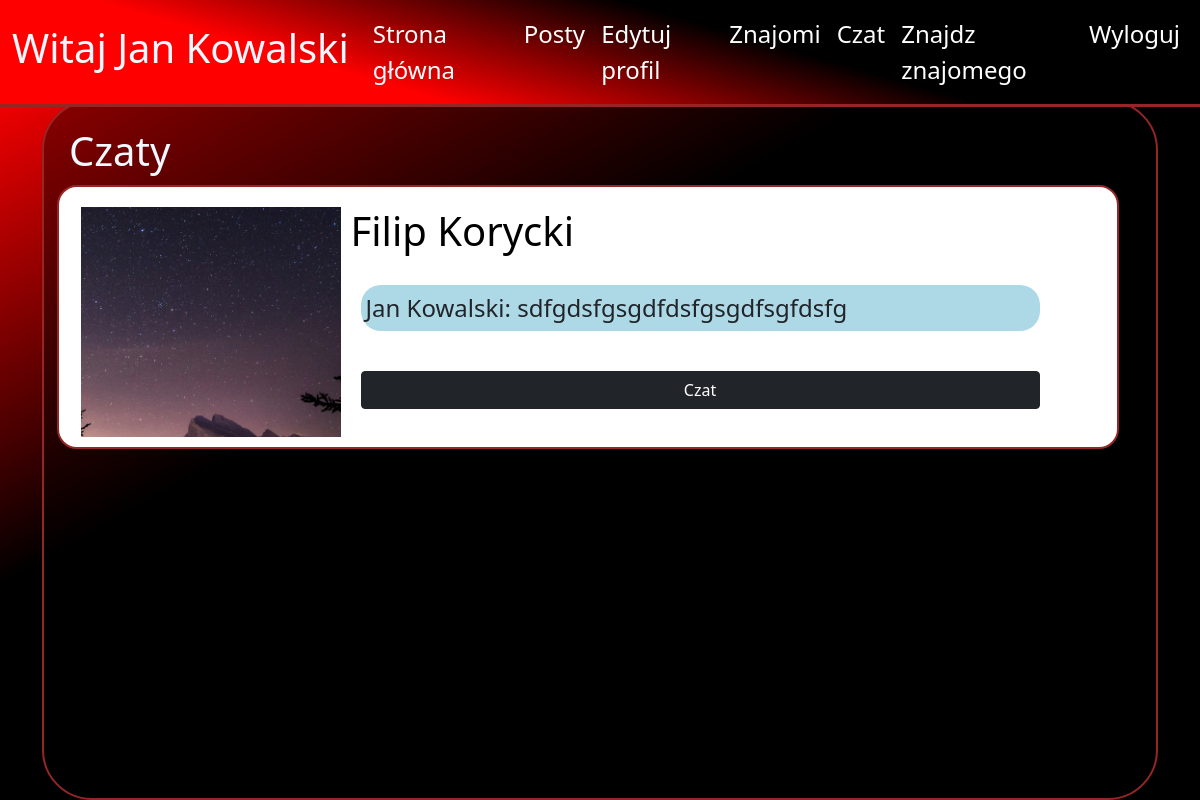
The app's page /all_chats (signed in), older data.
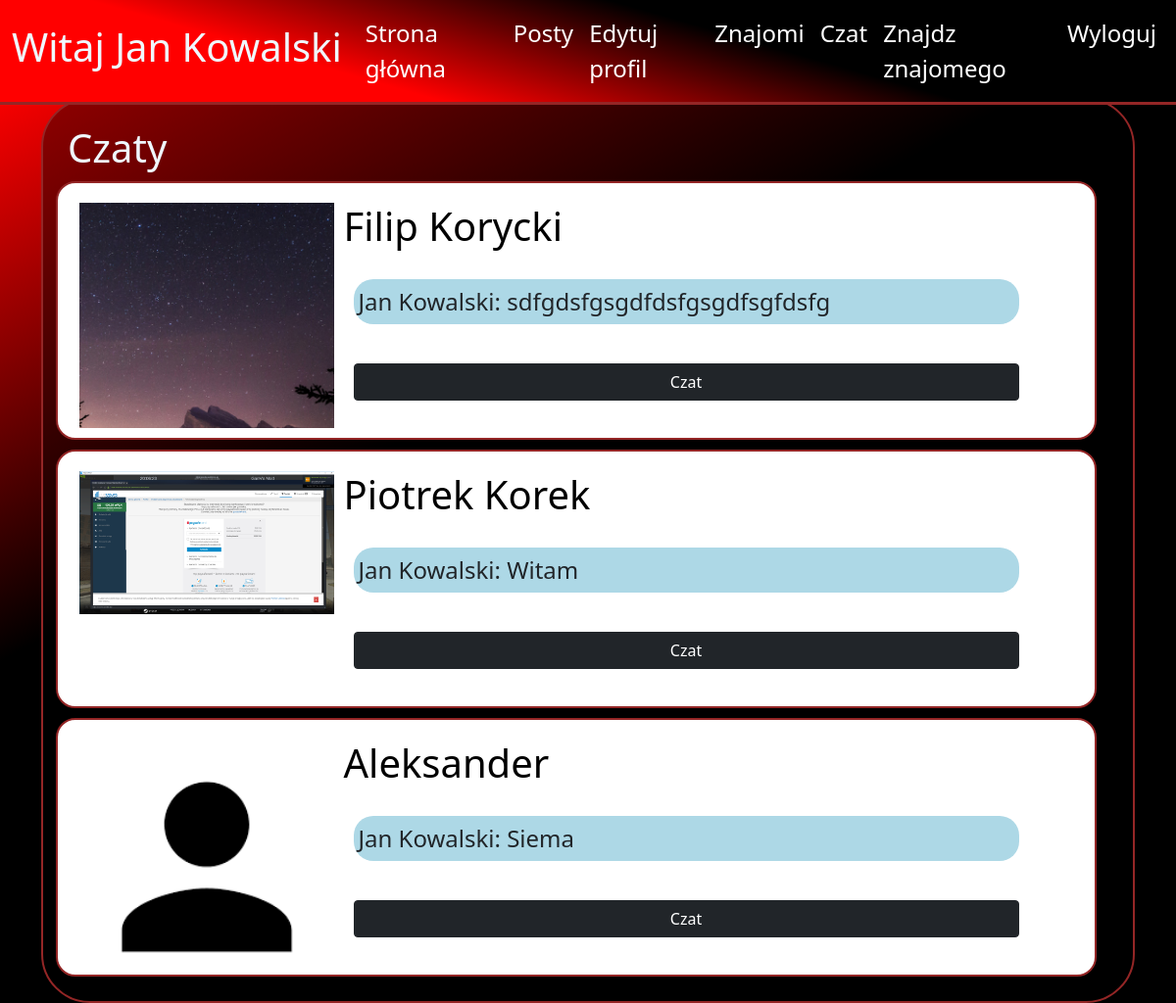
The same page, newer data.
### blog/models.py (models this page shows, shortened)
class Profile(models.Model):
    user = models.OneToOneField(User, null=True, on_delete=models.CASCADE)
    birth_date = models.DateField(blank=True,null=True)
    description = models.TextField(blank=True,null=True)
    first_name = models.CharField(blank=True, null=True, max_length=40)
    last_name = models.CharField(blank=True, null=True, max_length=40)
    country = models.CharField(blank=True, null=True, max_length=40)
    city = models.CharField(blank=True, null=True, max_length=40)
    height = models.DecimalField(blank=True,null=True, decimal_places=0, max_digits=120)
    weight = models.DecimalField(blank=True,null=True, decimal_places=0, max_digits=120)
    gender = models.CharField(blank=True,null=True, max_length=222)
    friends = models.ManyToManyField('self', blank=True)
    images = models.ManyToManyField("ProfileImage", related_name='+',blank=True)
    chats = models.ManyToManyField("ChatBox", related_name='+',blank=True)
    posts = models.ManyToManyField("Post", related_name='+',blank=True)
    def get_name(self):
        if self.first_name and self.last_name:
            return str(str(self.first_name)+" "+str(self.last_name)) #+" ("+str(self.user.username)+")"
        elif self.first_name:
            return self.first_name
        else:
            return self.user.username

class ChatBox(models.Model):
    date = models.DateField(auto_now_add=True)
    messages = models.ManyToManyField("ChatMessage", related_name='+', blank=True)
    users = models.ManyToManyField("Profile", related_name='+',blank=True)
    def get_last_message(self):
        last_message = self.messages.all().latest("date")
        return last_message

class ChatMessage(models.Model):
    content = models.CharField(max_length=300)
    owner = models.ForeignKey(Profile, related_name='+', null=True,on_delete=models.CASCADE)
    date = models.DateTimeField(auto_now_add=True)
    chat = models.ManyToManyField("ChatBox", related_name='+')
    displayed = models.BooleanField(default=False)
    def __str__(self):
        return str(self.owner.get_name())+ ": " +str(self.content)

### blog/views.py (the view)
# urls.py: path('all_chats', views.AllProfileChats.as_view(), name='all_chats'),
class AllProfileChats(View):
    def get(self, request):
        context={}
        current_user = request.user.profile
        if not current_user == request.user.profile:
            return redirect('auth_error')
        context["chats"] =  current_user.chats.all()
        return render(request,"blog/all_chats.html", context)

### blog/templates/blog/all_chats.html (shortened to what this page needs)
{% extends "blog/base.html"%}
{%load static%}
{%block content%}
<div class="container background_v1" >
<h1>Czaty</h1>
    {%for chat in chats%}
        <div class="all_chats_chat row">
            {%for chat_user in chat.users.all%}
                {%if not chat_user == user.profile%}
                    {%for image in chat_user.images.all%}
                        {%if forloop.last%}
                        <div style="position:relative;" class="all_chats_image_box col-md-4">
                            <div class="all_chats_fake_box"></div>
                        </div>
                        {%endif%}
                    {%empty%}
                    <div style="position:relative;" class="all_chats_image_box col-md-4">
                        <div class="all_chats_fake_box"></div>
                    </div>
                    {%endfor%}
                    <div class="col-md-9">
                        <h1 class="all_chats_name"> {{chat_user.get_name}} </h1>
                        <div class='all_chats_lastmessage'>
                            {{chat.get_last_message|truncatechars:70 }}
                        </div>
                        <a href="{% url 'chat' chat.id%}" style="width:90%; margin:20px;" class="btn btn-dark">Czat</a>
                    </div>
                {%endif%}
            {%endfor%}
        </div>
    {%endfor%}
</div>
{% endblock %}

Row changes from the older to the newer data that the page shows:
added ChatBox: get_last_message "Jan Kowalski: Witam"
now on this page (row unchanged): Profile: get_name "Piotrek Korek"
added ChatBox: get_last_message "Jan Kowalski: Siema"
now on this page (row unchanged): Profile: get_name "Aleksander"
